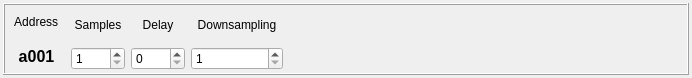
<?xml version="1.0" encoding="UTF-8"?>
<ui version="4.0">
 <class>ABufferDelegate</class>
 <widget class="QWidget" name="ABufferDelegate">
  <property name="geometry">
   <rect>
    <x>0</x>
    <y>0</y>
    <width>692</width>
    <height>78</height>
   </rect>
  </property>
  <property name="windowTitle">
   <string>Form</string>
  </property>
  <layout class="QVBoxLayout" name="verticalLayout">
   <property name="leftMargin">
    <number>3</number>
   </property>
   <property name="topMargin">
    <number>3</number>
   </property>
   <property name="rightMargin">
    <number>3</number>
   </property>
   <property name="bottomMargin">
    <number>3</number>
   </property>
   <item>
    <widget class="QFrame" name="frame">
     <property name="frameShape">
      <enum>QFrame::Box</enum>
     </property>
     <property name="frameShadow">
      <enum>QFrame::Raised</enum>
     </property>
     <layout class="QHBoxLayout" name="horizontalLayout">
      <property name="leftMargin">
       <number>3</number>
      </property>
      <property name="topMargin">
       <number>3</number>
      </property>
      <property name="rightMargin">
       <number>3</number>
      </property>
      <property name="bottomMargin">
       <number>3</number>
      </property>
      <item>
       <layout class="QVBoxLayout" name="verticalLayout_5">
        <property name="leftMargin">
         <number>0</number>
        </property>
        <item>
         <widget class="QLabel" name="label_4">
          <property name="text">
           <string>  Address  </string>
          </property>
          <property name="alignment">
           <set>Qt::AlignCenter</set>
          </property>
         </widget>
        </item>
        <item>
         <widget class="QLabel" name="labAddress">
          <property name="font">
           <font>
            <pointsize>12</pointsize>
            <weight>75</weight>
            <bold>true</bold>
           </font>
          </property>
          <property name="text">
           <string>a001</string>
          </property>
          <property name="alignment">
           <set>Qt::AlignCenter</set>
          </property>
         </widget>
        </item>
       </layout>
      </item>
      <item>
       <layout class="QVBoxLayout" name="verticalLayout_2">
        <item>
         <widget class="QLabel" name="label">
          <property name="text">
           <string>Samples</string>
          </property>
          <property name="alignment">
           <set>Qt::AlignCenter</set>
          </property>
         </widget>
        </item>
        <item>
         <widget class="QSpinBox" name="sbSamples">
          <property name="minimum">
           <number>1</number>
          </property>
          <property name="maximum">
           <number>1023</number>
          </property>
         </widget>
        </item>
       </layout>
      </item>
      <item>
       <layout class="QVBoxLayout" name="verticalLayout_3">
        <item>
         <widget class="QLabel" name="label_2">
          <property name="text">
           <string>Delay</string>
          </property>
          <property name="alignment">
           <set>Qt::AlignCenter</set>
          </property>
         </widget>
        </item>
        <item>
         <widget class="QSpinBox" name="sbDelay">
          <property name="maximum">
           <number>1023</number>
          </property>
         </widget>
        </item>
       </layout>
      </item>
      <item>
       <layout class="QVBoxLayout" name="verticalLayout_4">
        <item>
         <widget class="QLabel" name="label_3">
          <property name="text">
           <string>  Downsampling  </string>
          </property>
          <property name="alignment">
           <set>Qt::AlignCenter</set>
          </property>
         </widget>
        </item>
        <item>
         <widget class="QSpinBox" name="sbDownsampling">
          <property name="minimum">
           <number>1</number>
          </property>
          <property name="maximum">
           <number>1000</number>
          </property>
         </widget>
        </item>
       </layout>
      </item>
      <item>
       <spacer name="horizontalSpacer">
        <property name="orientation">
         <enum>Qt::Horizontal</enum>
        </property>
        <property name="sizeHint" stdset="0">
         <size>
          <width>40</width>
          <height>20</height>
         </size>
        </property>
       </spacer>
      </item>
     </layout>
    </widget>
   </item>
  </layout>
 </widget>
 <resources/>
 <connections/>
</ui>
